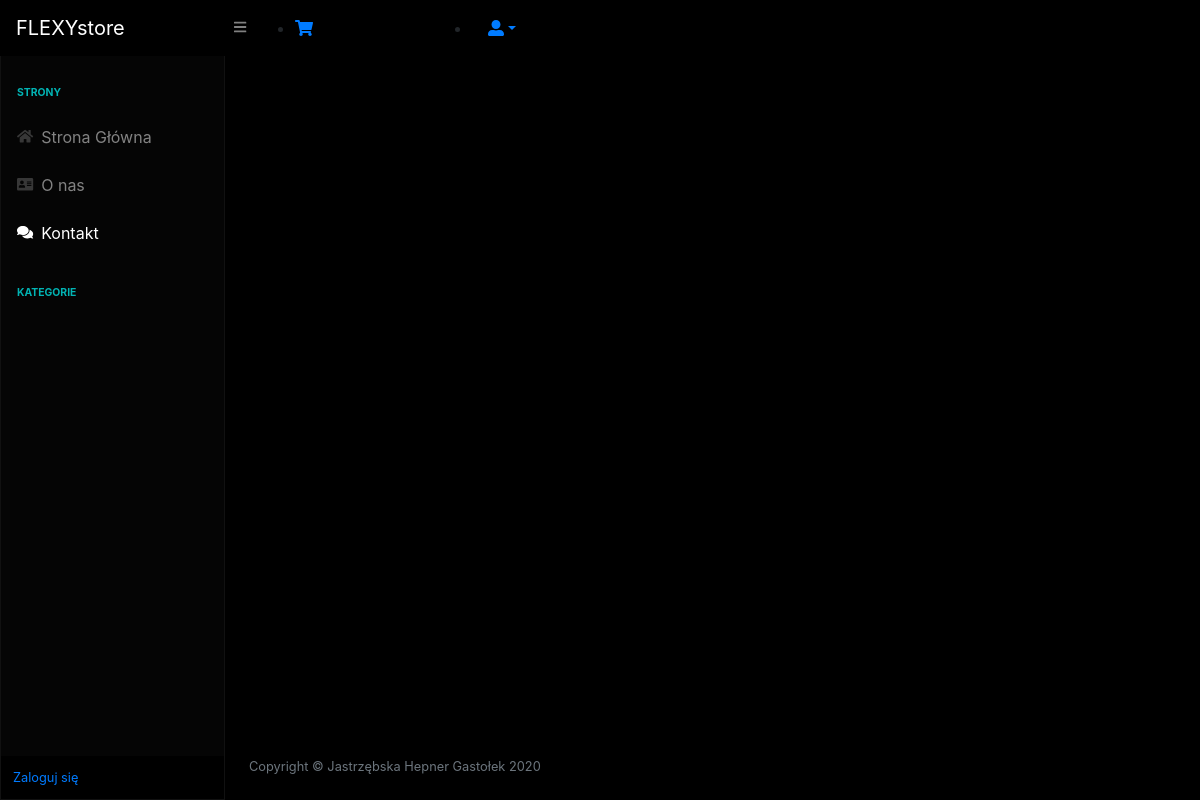
The app's page /STORE/index.php?page=kontakt, older data.
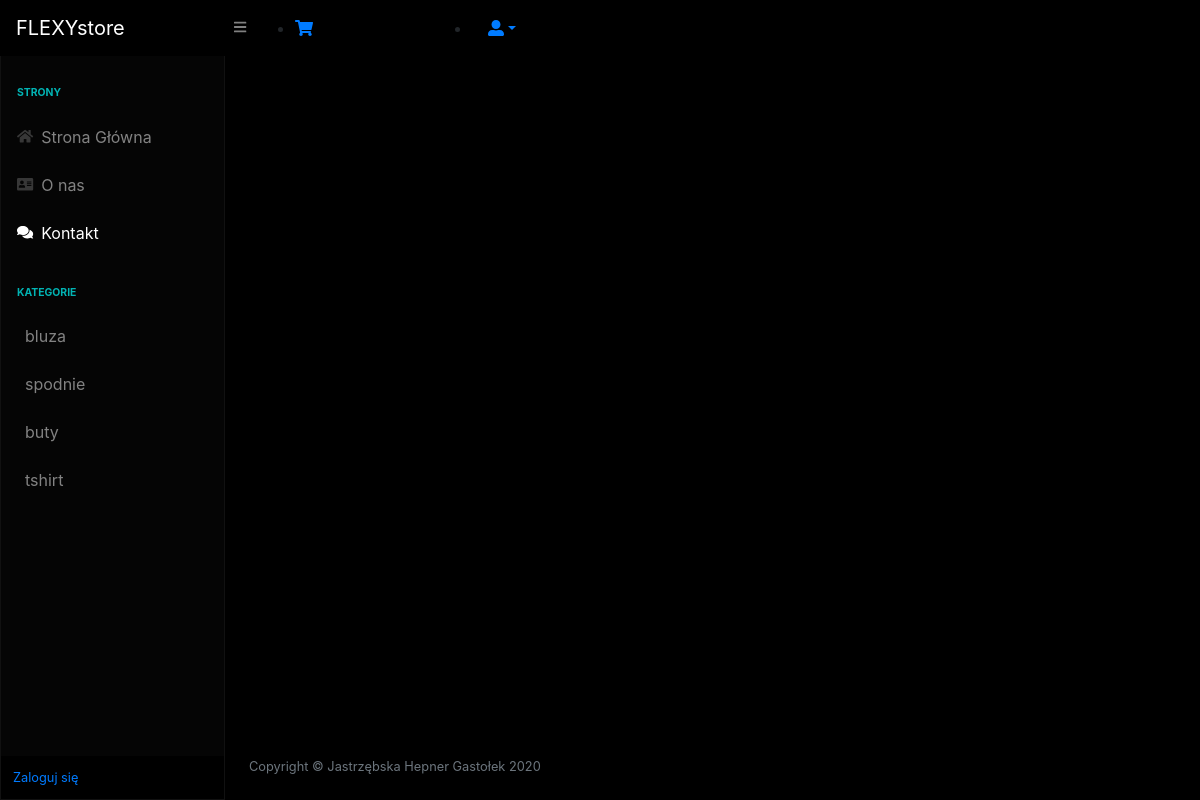
The same page, newer data.
### tables this page shows
CREATE TABLE `kategoria` (
  `id_kategoria` int NOT NULL primary key auto_increment,
  `nazwa` varchar(45) NOT NULL
);

### STORE/index.php (called while the page is built, shortened)
<?php
$page = isset($_GET['page']) && file_exists($_GET['page'] . '.php') ? $_GET['page'] : 'home';
include $page . '.php';
?>

### STORE/kontakt.php (the view, shortened to what this page needs)
<?php
$kat = $pdo->prepare("SELECT *from kategoria");
$kat->execute();
$ka = $kat->fetchAll(PDO::FETCH_ASSOC);
?>
<!DOCTYPE html>
<html lang="en">
    <head>
        <link href="css/styles.css" rel="stylesheet" />
        <link href="https://cdn.datatables.net/1.10.20/css/dataTables.bootstrap4.min.css" rel="stylesheet" />
    </head>
    <body class="sb-nav-fixed">
        <nav class="sb-topnav navbar navbar-expand navbar-dark bg-dark">
            <a class="navbar-brand" href="#">FLEXYstore</a>
            <button class="btn btn-link btn-sm order-1 order-lg-0" id="sidebarToggle" href="#"><i class="fas fa-bars"></i></button>
                        <ul class="k">
                            <li class="nav-item dropdown">
                                <a  id="userDropdown" href="index.php?page=cart" role="button" "><i class="fas fa-shopping-cart"></i>
                                </a>
                            </li>
                        </ul>
            <ul class="u">
                <li class="nav-item dropdown">
                    <a class="nav-link dropdown-toggle" id="userDropdown" href="#" role="button" data-toggle="dropdown" aria-haspopup="true" aria-expanded="false"><i class="fas fa-user-alt"></i></a>
                </li>
            </ul>
        </nav>
        <div id="layoutSidenav">
        <div id="layoutSidenav_nav">
                <nav class="sb-sidenav accordion sb-sidenav-dark" id="sidenavAccordion">
                    <div class="sb-sidenav-menu">
                        <div class="nav">
                            <div class="sb-sidenav-menu-heading">Strony</div>
                            <a class="nav-link nav-active-link" href="index.php?page=home">
                                <div class="sb-nav-link-icon"><i class="fas fa-home"></i></div>
                                Strona Główna
                            </a>
                            <a class="nav-link" href="index.php?page=onas">
                                <div class="sb-nav-link-icon"><i class="fas fa-address-card"></i></div>
                                O nas
                            </a>
                            <a class="nav-link" href="index.php?page=kontakt">
                                <div class="sb-nav-link-icon"><i class="fas fa-comments"></i></div>
                                Kontakt
                            </a>
                            <div class="sb-sidenav-menu-heading">Kategorie</div>
                            <?php foreach($ka as $kate):?>
                            <a class="nav-link" href="index.php?page=kat&id_kategoria=<?=$kate['id_kategoria']?>">
                                <?=$kate['nazwa']?>
                            </a>
                            <?php endforeach; ?>
                        </div>
                    </div>
                    <div class="sb-sidenav-footer">
                    <?php
                     if(isset($_SESSION['username'])){
                        echo"<div class='small'>"."Zalogowany jako:"."</div>";
                        echo $_SESSION["username"];
                     }
                     else{
                        echo "<div class='small'>"."<a href='logowanie.php'>"."Zaloguj się"."</a>"."</div>";
                     }
                    ?>
                    </div>
                </nav>
            </div>
            <div id="layoutSidenav_content">
                <footer class="py-4 bg-dark mt-auto">
                    <div class="container-fluid">
                        <div class="d-flex align-items-center justify-content-between small">
                            <div class="text-muted">Copyright &copy; Jastrzębska Hepner Gastołek 2020</div>
                        </div>
                    </div>
                </footer>
            </div>
        </div>
    </body>
</html>

Row changes from the older to the newer data that the page shows:
added kategoria: nazwa "bluza"
added kategoria: nazwa "spodnie"
added kategoria: nazwa "buty"
added kategoria: nazwa "tshirt"
